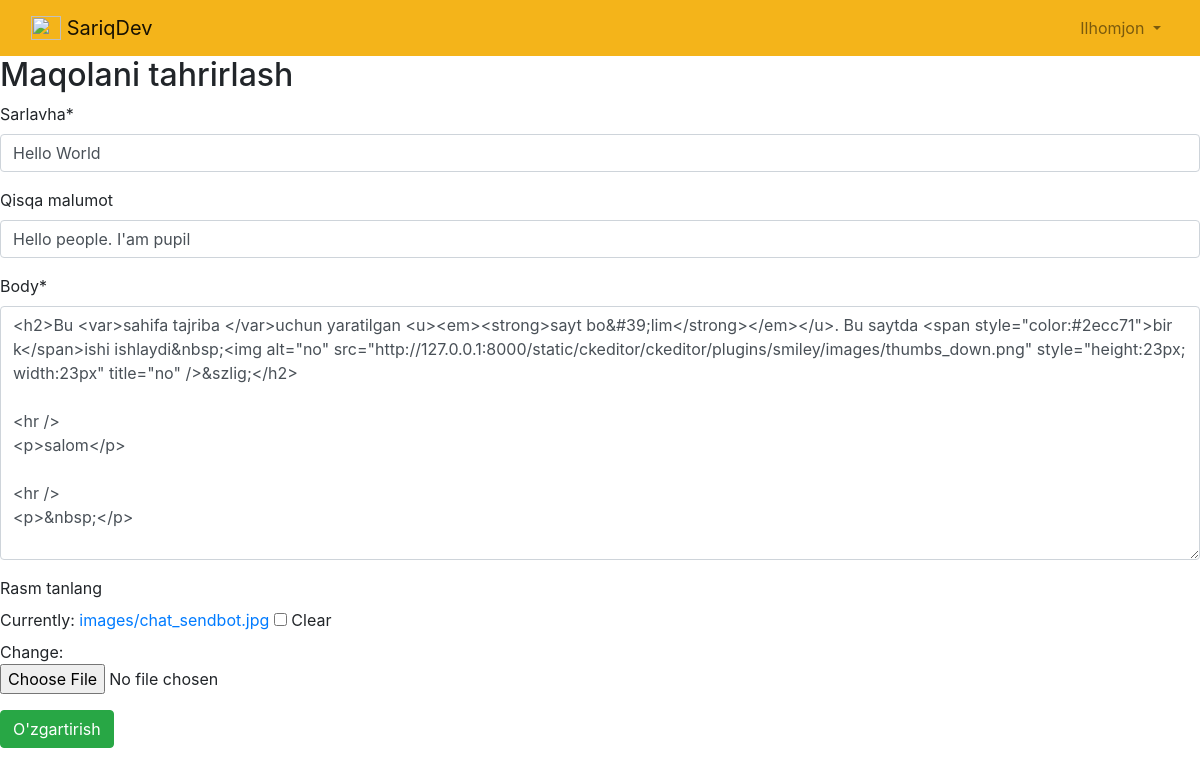
Page /article/8/edit (signed in) on the committed database.
### accounts/models.py (models this page shows)
class CustomUser(AbstractUser):
    age = models.PositiveIntegerField(null=True, blank=True)
    manzil = models.CharField(max_length=50,null=True, blank=True)
    ismi = models.CharField(max_length=60,null=True, blank=True)

### news/models.py (models this page shows, shortened)
class Article(models.Model):
    title = models.CharField(max_length=120,verbose_name="Sarlavha")
    qisqacha = models.CharField(max_length=200,blank=True,verbose_name="Qisqa malumot")
    body = RichTextField()
    photo = models.ImageField(upload_to='images/',blank=True,verbose_name="Rasm tanlang")
    date = models.DateField(auto_now_add=True)
    author = models.ForeignKey(get_user_model(),on_delete=models.CASCADE,)

### news/views.py (the view)
# urls.py: path('<int:pk>/edit',NewUpdateView.as_view(),name='new_edit'),
class NewUpdateView(LoginRequiredMixin,UserPassesTestMixin,UpdateView):
    model = Article
    template_name = 'new_edit.html'
    fields = ['title','qisqacha','body','photo']
    def test_func(self):
        obj = self.get_object()
        return obj.author == self.request.user

### template/new_edit.html (shortened to what this page needs)
{% extends 'base.html' %}
{% load crispy_forms_tags %}
{% block content %}
    <h2>Maqolani tahrirlash</h2>
    <form method="post" enctype="multipart/form-data"> {% csrf_token %}
        {{ form|crispy}}
        <button type="submit" class="btn btn-success">O'zgartirish</button>
    </form>
{% endblock content %}

### template/base.html (shortened to what this page needs)
{% load static %}
<!DOCTYPE html>
<html lang="en">
    <head>
        <link rel="stylesheet" href="https://cdn.jsdelivr.net/npm/bootstrap@4.5.3/dist/css/bootstrap.min.css">
    </head>
    <body>
        <header>
            <nav class="navbar navbar-expand-lg navbar-light" style="background-color: #F4B41A;">
                <div class="container-fluid">
                <a class="navbar-brand" href="{% url 'home' %}">
                    <img src="" alt="" width="30" height="24" class="d-inline-block align-text-top">
                    SariqDev
                </a>
                {% if user.is_authenticated %}
                    <ul class="navbar-nav ml-auto">
                        <li class="nav-item">
                            <a class="nav-link dropdown-toggle" href="#"
                                id="navbarDropdown" role="button" data-toggle="dropdown"
                                aria-haspopup="true" aria-expanded="false">
                                {{ user.username | title }}
                            </a>
                        </li>
                    </ul>
                {% else %}
                    <form class="form-inline ml-auto">
                        <a href="{% url 'login' %}" class="btn btn-outline-light">Kirish</a>
                        <a href="{% url 'signup' %}" class="btn btn-primary ml-2">Ro'yxatdan o'tish</a>
                    </form>
                {% endif %}
              </nav>
        </header>
        <div>
            {% block content %}
            {% endblock content %}
        </div>
    </body>
</html>

### rows in the picture
CustomUser: username "Ilhomjon"
Article: title "Hello World", qisqacha "Hello people. I'am pupil", body "<h2>Bu <var>sahifa tajriba </var>uchun yaratilgan <u><em><strong>sayt bo&#39;lim</strong></em></u>. Bu saytda <span style=\"color:#2ecc71\">bir k</span>ishi ishlaydi&nbsp;<img alt=\"no\" src=\"http://127.0.0.1:8000/static/ckeditor/ckeditor/plugins/smiley/images/thumbs_down.png\" style=\"height:23px; width:23px\" title=\"no\" />&szlig;</h2> <hr /> <p>salom</p> <hr /> <p>&nbsp;</p>"
